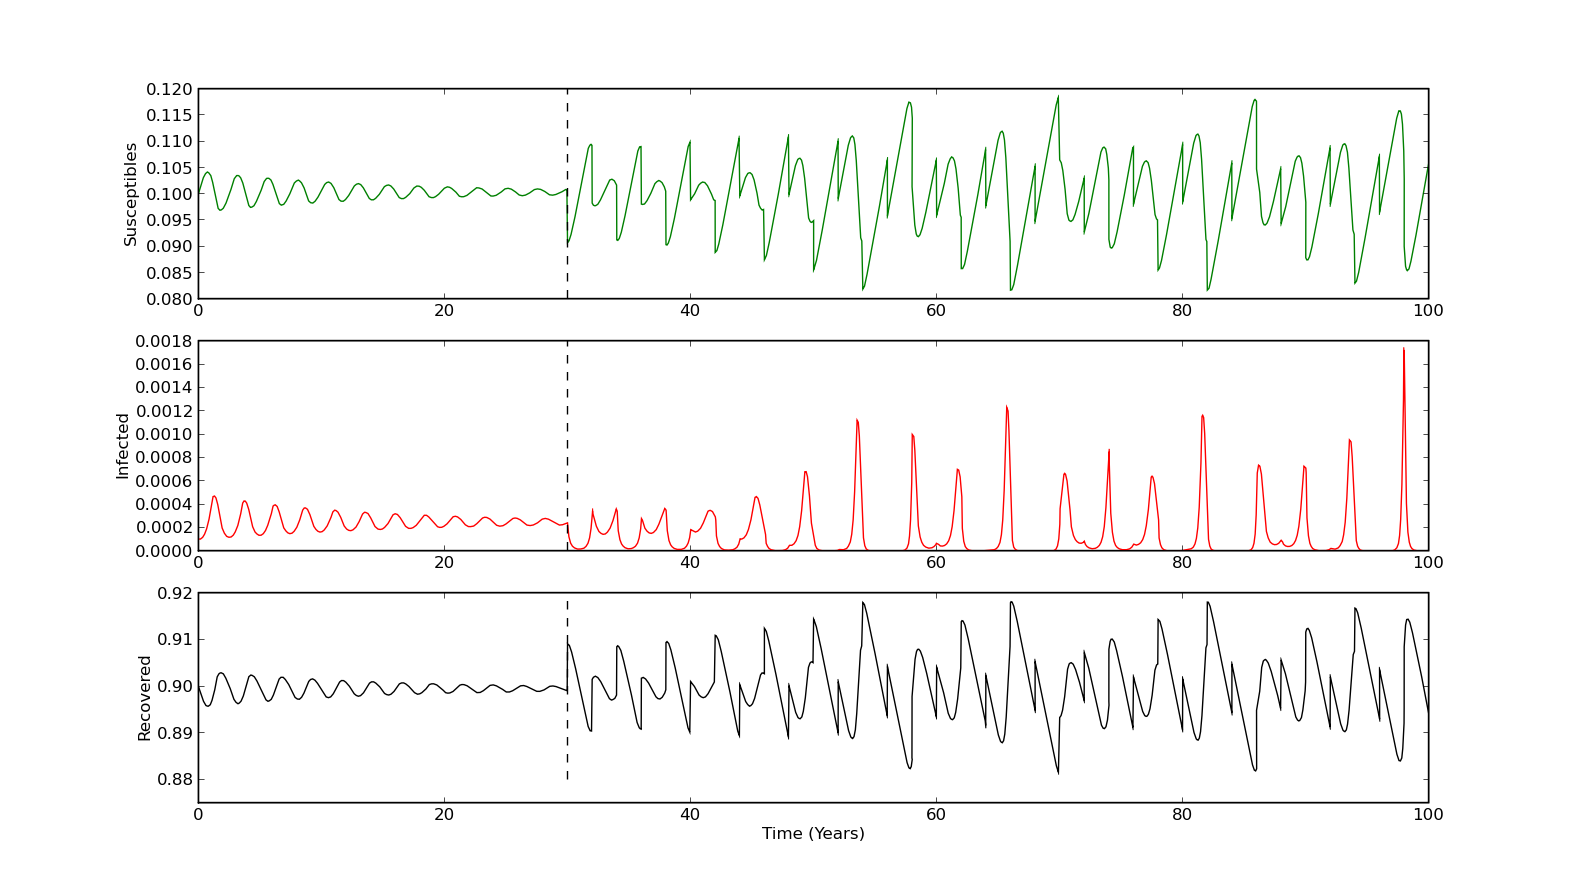

Source code (Python):
#!/usr/bin/env python

####################################################################
###    This is the PYTHON version of program 8.3 from page 302 of  #
### "Modeling Infectious Disease in humans and animals"            #
### by Keeling & Rohani.										   #
###																   #
### It is the SIR epidemic (with equal births and deaths) and      #
### pulsed vaccination. Vaccination starts at time tV, after which #
### a proportion p of all susceptible individuals are vaccinated   #
### every T days            									   #
####################################################################

###################################
### Written by Ilias Soumpasis    #
### ilias.soumpasis@ucd.ie (work) #
### ilias.soumpasis@gmail.com	  #
###################################

import scipy.integrate as spi
import numpy as np
import pylab as pl

beta=520/365.0;
gamma=1/7.0;
mu=1/(70*365.0);
S0=0.1;
I0=1e-4;
p=0.1;
T=2*365;
tV=30*365;
ND=MaxTime=100*365;
TS=1.0
R0=1-S0-I0

INPUT = np.hstack((S0,I0,R0))

def diff_eqs(INP,t):  
	'''The main set of equations'''
	Y=np.zeros((3))
	V = INP   
	Y[0]= mu - beta*V[0]*V[1] - mu*V[0]
	Y[1]= beta*V[0]*V[1] - gamma*V[1] - mu*V[1]
	Y[2]= gamma*V[1] - mu*V[2]
	return Y   # For odeint

t_start = 0.0; t_end = tV; t_inc = TS
t_range1 = np.arange(t_start, t_end+t_inc, t_inc)
t_start = tV; t_end = ND+TS; t_inc = TS
t_range2 = np.arange(tV, t_end, t_inc)
TT = np.hstack((t_range1, t_range2))
RES1 = spi.odeint(diff_eqs,INPUT,t_range1)
i=0
INPUT=RES1[-1]
RES2=np.zeros((3))
while t_range2[i]<ND:
	INPUT[2]=INPUT[2]+INPUT[0]*p;
	INPUT[0]=INPUT[0]*(1-p);
	t_range3 = np.arange(t_range2[i], t_range2[i+T], t_inc)
	tc2 = spi.odeint(diff_eqs,INPUT,t_range3)
	INPUT=tc2[-1]
	RES2= np.vstack((RES2, tc2))
	i+=T
print len (TT)
RES2=RES2[1:,]
S = np.hstack((RES1[:,0],RES2[:,0]))
I = np.hstack((RES1[:,1],RES2[:,1]))
R = np.hstack((RES1[:,2],RES2[:,2]))
TT = np.arange(len(S))
print len(S)

pl.subplot(311)
pl.plot(TT/365.0, S, '-g')
ll=pl.ylim()
tVV=np.repeat([tV/365.],len(ll))
pl.plot(tVV, ll, '--k')
pl.ylabel('Susceptibles')
pl.subplot(312)
pl.plot(TT/365.0, I, '-r')
ll=pl.ylim()
tVV=np.repeat([tV/365.],len(ll))
pl.plot(tVV, ll, '--k')
pl.ylabel('Infected')
pl.subplot(313)
pl.plot(TT/365.0, R, '-k')
ll=pl.ylim()
tVV=np.repeat([tV/365.],len(ll))
pl.plot(tVV, ll, '--k')
pl.ylabel('Recovered')
pl.xlabel('Time (Years)')

pl.show()
